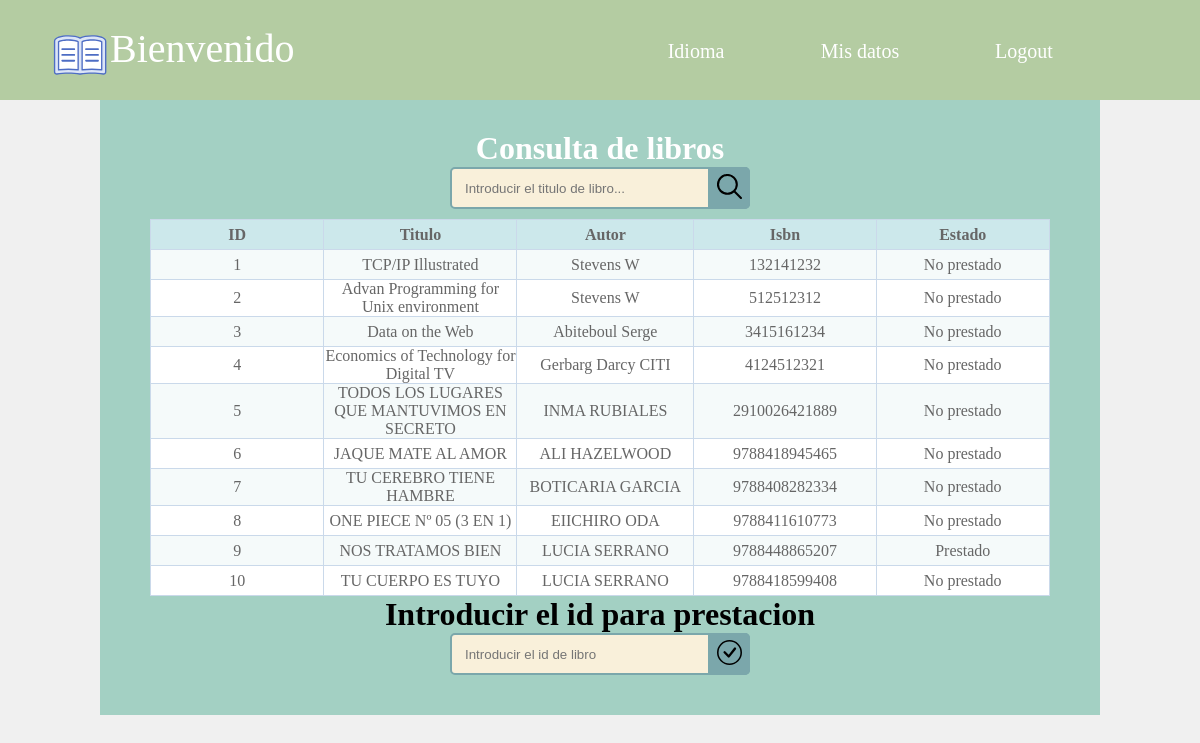
/front/homeUsuario.php, run on the app's committed database.
### tables this page shows
CREATE TABLE `libros` (
  `ID` int(11) NOT NULL,
  `titulo` varchar(255) NOT NULL,
  `autor` varchar(255) NOT NULL,
  `isbn` bigint(20) NOT NULL,
  `prestado` tinyint(1) DEFAULT 0 COMMENT 'Estado de que si esta prestado o no.\r\n0 es no prestado\r\n1 es prestado'
);

### front/homeUsuario.php (the view, shortened to what this page needs)
<!doctype html>
<html lang="en">
<head>
	<link rel="stylesheet" href=".././css/home.css" type="text/css">
</head>
<body class="p-3 m-0 border-0 bd-example m-0 border-0">
	<div class="header">
		<div class="Bienvenido">
			<img class="Favicon32x32" src=".././img/logo.svg" alt="Favicon32x32">
			<p> Bienvenido</p>
		</div>
		<div class="Nav-Menu">
			<div class="Dest">
				<p>Tiempo</p>
			</div>
			<nav class="Menu">
				<ul>
					<li>
						<a href="#">Idioma</a>
					</li>
					<li>
						<a href="#">Mis datos</a>
					</li>
					<li>
						<a href="#">Logout</a>
					</li>
				</ul>
			</nav>
		</div>
	</div>
	<div class="cuerpo">
		<div class="search bar1">
				<h1 style="color: white;">Consulta de libros</h1>
				<form >
					<input type="text" placeholder="Introducir el titulo de libro...">
					<button type="submit" ><img src=".././img/fi-rr-search.svg" width="25" height="25" alt="Icono"></button>
				</form>
					<div class="titulo">
						<table width="90%" class="table">
							<thead>
								<tr>
									<th>ID</th>
									<th>Titulo</th>
									<th>Autor</th>
									<th>Isbn</th>
									<th>Estado</th>
								</tr>
							</thead>
							<tbody>
                                <?php
                                include(".././back/db.php");
                                try {
                                    $stmt = $conn->prepare("SELECT * FROM libros");
                                    $stmt->execute();
                                    $result = $stmt->fetchAll();
                                    foreach ($result as $row => $libro) {
                                        echo ("<tr>");
                                        echo ("<td>" .   $libro["ID"] . "</td> ");
                                        echo ("<td>" .   $libro["titulo"] . "</td>");
                                        echo ("<td>" .   $libro["autor"] . "</td>");
                                        echo ("<td>" .   $libro["isbn"] . "</td>");
										switch ($libro["prestado"]) {
                                            case 1:
                                                echo ("<td> Prestado </td>");
                                               break;
                                            case 0:
                                                echo ("<td> No prestado </td>");
                                               break;
                                          }
                                        echo ("</tr>");
                                    }
                                } catch (PDOException $e) {
                                    echo "Error: " . $e->getMessage();
                                }
                                ?>
                            </tbody>
						</table>
					</div>
					<h1>Introducir el id para prestacion</h1>
				<form >
					<input type="text" placeholder="Introducir el id de libro">
					<button type="submit" ><img src=".././img/check-circle.svg" width="25" height="25" alt="Icono"></button>
				</form>
			</div>
	</div>
</body>
</html>

### css/home.css (style rules this page uses)
.header { width: 100%; max-width: 1920px; height: 100px; position: fixed; z-index: 10; background-color: #b4cca2; }
.Bienvenido, .Dest { font-size: 40px; color: white; font-family: fantasy; position: absolute; top: 25px; }
.Bienvenido { left: 50px; width: 550px; }
.Favicon32x32 { float: left; }
.Dest { left: 700px; }
.Favicon32x32 { width: 60px; }
* { box-sizing: border-box; margin: 0px; padding: 0px; }
.Menu { position: relative; background-color: #b4cca2; width: 680px; height: 70px; text-align: center; font-family: fantasy; float: right; top: 30px; }
.Nav-Menu nav ul li { position: relative; display: inline-block; width: 160px; padding: 10px; top: 0px; }
li a { font-size: 20px; text-decoration: none; color: white; }
.cuerpo { margin-top: 0px; padding: 100px; background-color: #f0f0f0; text-align: center; }
table { border-collapse: collapse; margin: 0 auto; text-align: center; }
table td, table th { border: 1px solid #cad9ea; color: #666; height: 30px; }
table thead th { background-color: #CCE8EB; width: 100px; }
table tr:nth-child(odd) { background: #fff; }
table tr:nth-child(even) { background: #F5FAFA; }
a { font-size: 20px; text-decoration: none; color: rgb(80, 169, 228); }
div.search { padding: 30px 0; }
form { position: relative; width: 300px; margin: 0 auto ; padding-bottom: 10px; }
input, button { border: none; outline: none; }
input { width: 100%; height: 42px; padding-left: 13px; }
button { height: 42px; width: 42px; cursor: pointer; position: absolute; }
.bar1 { background: #A3D0C3; }
.bar1 input { border: 2px solid #7BA7AB; border-radius: 5px; background: #F9F0DA; color: #9E9C9C; }
.bar1 button { top: 0; right: 0; background: #7BA7AB; border-radius: 0 5px 5px 0; }
.bar1 button:before { content: ""; font-family: FontAwesome; font-size: 16px; color: #F9F0DA; }

### data on the page
libros: ID "1", titulo "TCP/IP Illustrated", autor "Stevens W", isbn "132141232", prestado "No prestado"
libros: ID "2", titulo "Advan Programming for Unix environment", autor "Stevens W", isbn "512512312", prestado "No prestado"
libros: ID "3", titulo "Data on the Web", autor "Abiteboul Serge", isbn "3415161234", prestado "No prestado"
libros: ID "4", titulo "Economics of Technology for Digital TV", autor "Gerbarg Darcy CITI", isbn "4124512321", prestado "No prestado"
libros: ID "5", titulo "TODOS LOS LUGARES QUE MANTUVIMOS EN SECRETO", autor "INMA RUBIALES", isbn "2910026421889", prestado "No prestado"
libros: ID "6", titulo "JAQUE MATE AL AMOR", autor "ALI HAZELWOOD", isbn "9788418945465", prestado "No prestado"
libros: ID "7", titulo "TU CEREBRO TIENE HAMBRE", autor "BOTICARIA GARCIA", isbn "9788408282334", prestado "No prestado"
libros: ID "8", titulo "ONE PIECE Nº 05 (3 EN 1)", autor "EIICHIRO ODA", isbn "9788411610773", prestado "No prestado"
libros: ID "9", titulo "NOS TRATAMOS BIEN", autor "LUCIA SERRANO", isbn "9788448865207", prestado "Prestado"
libros: ID "10", titulo "TU CUERPO ES TUYO", autor "LUCIA SERRANO", isbn "9788418599408", prestado "No prestado"
